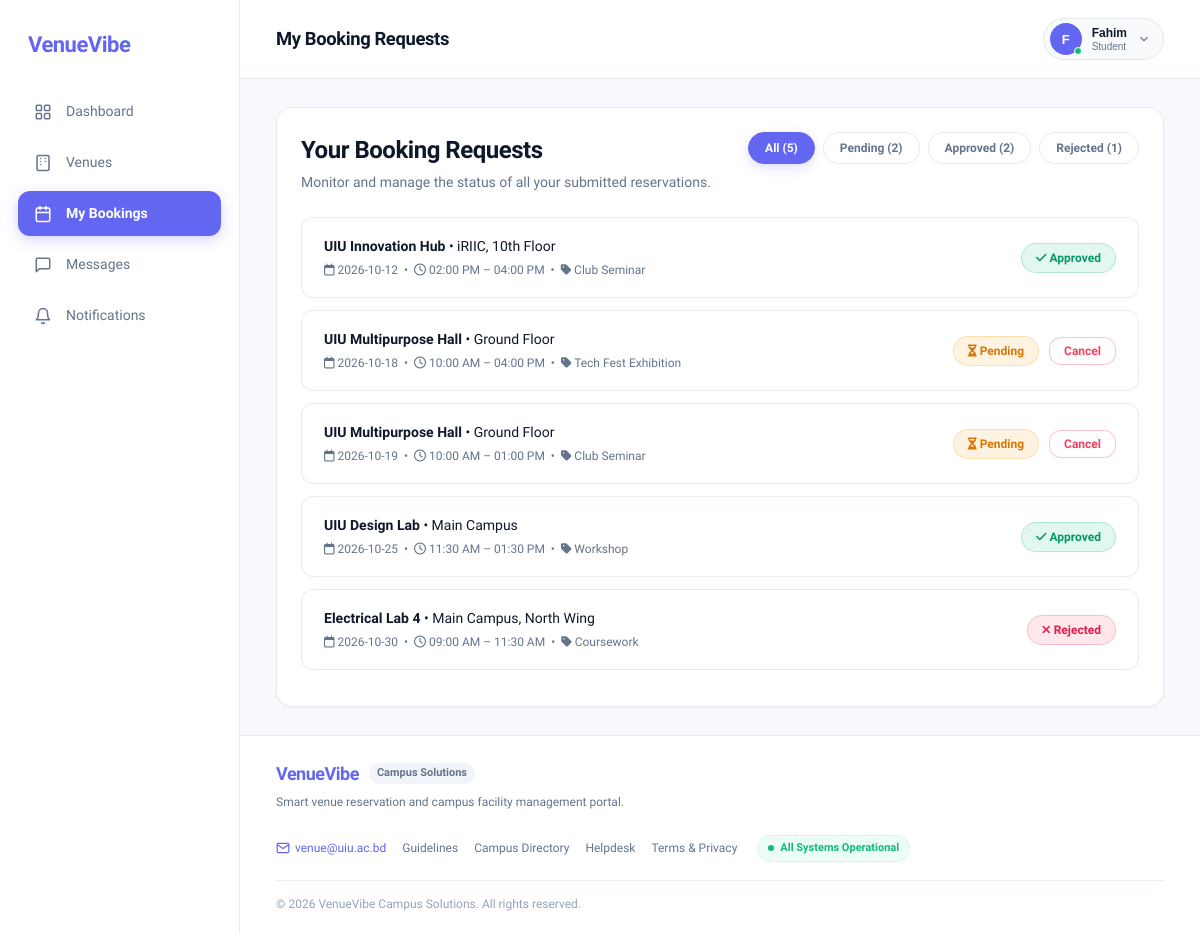
Screenshot of /requests.php with the database file from the repository.
### tables this page shows
CREATE TABLE requests (
    id INT AUTO_INCREMENT PRIMARY KEY,
    user_id INT NULL,
    venue_name VARCHAR(100) NOT NULL,
    venue_location VARCHAR(150) NOT NULL,
    booking_date DATE NOT NULL,
    booking_time VARCHAR(50) NOT NULL,
    purpose VARCHAR(100) NOT NULL,
    description TEXT,
    attachment VARCHAR(255) NULL,
    attendee_email VARCHAR(150) NULL,
    attendee_notified TINYINT(1) NOT NULL DEFAULT 0,
    status VARCHAR(20) NOT NULL DEFAULT 'Pending',
    created_at TIMESTAMP DEFAULT CURRENT_TIMESTAMP,
    INDEX idx_booking (venue_name, booking_date, booking_time)
);

### requests.php (the view, shortened to what this page needs)
<?php
require_once 'config.php';
$userName     = $_SESSION['full_name']  ?? 'Fahim';
$userRole     = $_SESSION['role']       ?? 'Student';
$avatarLetter = strtoupper(substr($userName, 0, 1));
$userId       = $_SESSION['user_id']    ?? 2;
$isAdmin      = !empty($_SESSION['is_admin']) || (isset($_SESSION['role']) && strtolower($_SESSION['role']) === 'admin');
$requests = [];
if ($pdo) {
    try {
        if ($isAdmin) {
            $stmt = $pdo->query("SELECT * FROM requests ORDER BY created_at DESC");
            $requests = $stmt->fetchAll();
        } else {
            $stmt = $pdo->prepare("SELECT * FROM requests WHERE user_id = ? OR user_id IS NULL ORDER BY created_at DESC");
            $stmt->execute([$userId]);
            $requests = $stmt->fetchAll();
        }
    } catch (Throwable $e) {
        $requests = [];
    }
}
$countPending  = 0;
$countApproved = 0;
$countRejected = 0;
foreach ($requests as $r) {
    if (($r['status'] ?? '') === 'Approved') $countApproved++;
    elseif (($r['status'] ?? '') === 'Rejected') $countRejected++;
    else $countPending++;
}
?>
<!DOCTYPE html>
<html lang="en">
<head>
  <link rel="stylesheet" href="requests.css?v=20261006">
  <link rel="stylesheet" href="https://cdnjs.cloudflare.com/ajax/libs/font-awesome/6.7.2/css/all.min.css">
</head>
<body>
  <div class="app-container">
    <aside class="sidebar">
      <div class="sidebar-top">
        <a href="venue-list.php" class="brand">
          <span class="brand-text">VenueVibe</span>
        </a>
        <nav class="sidebar-nav">
          <a href="user.php" class="nav-link">
            <svg class="nav-icon" viewBox="0 0 24 24">
              <rect x="3" y="3" width="7" height="7" rx="1.5"></rect>
              <rect x="14" y="3" width="7" height="7" rx="1.5"></rect>
              <rect x="3" y="14" width="7" height="7" rx="1.5"></rect>
              <rect x="14" y="14" width="7" height="7" rx="1.5"></rect>
            </svg>
            <span>Dashboard</span>
          </a>
          <a href="venue-list.php" class="nav-link">
            <span>Venues</span>
          </a>
          <a href="requests.php" class="nav-link active">
            <svg class="nav-icon" viewBox="0 0 24 24">
              <rect x="3" y="4" width="18" height="18" rx="2"></rect>
              <line x1="16" y1="2" x2="16" y2="6"></line>
              <line x1="8" y1="2" x2="8" y2="6"></line>
              <line x1="3" y1="10" x2="21" y2="10"></line>
            </svg>
            <span>My Bookings</span>
          </a>
          <a href="messages.php" class="nav-link" id="navMessages">
            <svg class="nav-icon" viewBox="0 0 24 24">
              <path d="M21 15a2 2 0 0 1-2 2H7l-4 4V5a2 2 0 0 1 2-2h14a2 2 0 0 1 2 2z"></path>
            </svg>
            <span>Messages</span>
          </a>
          <a href="notifications.php" class="nav-link" id="sidebarNotificationsLink">
            <svg class="nav-icon" viewBox="0 0 24 24">
              <path d="M18 8A6 6 0 0 0 6 8c0 7-3 9-3 9h18s-3-2-3-9"></path>
              <path d="M13.73 21a2 2 0 0 1-3.46 0"></path>
            </svg>
            <span>Notifications</span>
          </a>
        </nav>
      </div>
    </aside>
    <main class="main-wrapper">
      <header class="top-header">
        <div class="header-left">
          <h1 class="nav-page-title">My Booking Requests</h1>
        </div>
        <div class="header-right">
          <button class="user-capsule-btn" id="userBtn" title="Account settings & profile" type="button">
            <div class="avatar-wrapper">
              <div class="avatar-letter"><?= htmlspecialchars($avatarLetter) ?></div>
              <span class="online-indicator"></span>
            </div>
            <div class="user-capsule-text">
              <span class="capsule-name"><?= htmlspecialchars($userName) ?></span>
              <span class="capsule-role"><?= htmlspecialchars(ucfirst($userRole)) ?></span>
            </div>
            <svg class="capsule-chevron" viewBox="0 0 24 24">
              <polyline points="6 9 12 15 18 9"></polyline>
            </svg>
          </button>
        </div>
      </header>
      <div class="dashboard-content">
        <div class="panel">
          <div class="requests-header">
            <div>
              <h2>Your Booking Requests</h2>
              <div class="requests-subtext">Monitor and manage the status of all your submitted reservations.</div>
            </div>
            <div class="filter-tabs" id="filterTabs">
              <button type="button" class="filter-tab active" data-filter="all" onclick="filterRequests('all')">All (<?= count($requests) ?>)</button>
              <button type="button" class="filter-tab" data-filter="Pending" onclick="filterRequests('Pending')">Pending (<?= $countPending ?>)</button>
              <button type="button" class="filter-tab" data-filter="Approved" onclick="filterRequests('Approved')">Approved (<?= $countApproved ?>)</button>
              <button type="button" class="filter-tab" data-filter="Rejected" onclick="filterRequests('Rejected')">Rejected (<?= $countRejected ?>)</button>
            </div>
          </div>
          <div id="requestsList">
            <?php if (count($requests) === 0): ?>
              <div class="about-text">You have not submitted any booking requests yet. Browse venues to book your first space!</div>
            <?php else: ?>
              <?php foreach ($requests as $r): ?>
                <?php $status = $r['status'] ?: 'Pending'; ?>
                <div class="request-row" data-status="<?= htmlspecialchars($status) ?>">
                  <div>
                    <div class="request-venue">
                      <strong><?= htmlspecialchars($r['venue_name']) ?></strong> &bull; <?= htmlspecialchars($r['venue_location']) ?>
                    </div>
                    <div class="request-meta">
                      <i class="fa-regular fa-calendar"></i> <?= htmlspecialchars($r['booking_date']) ?>
                      &nbsp;&bull;&nbsp;
                      <i class="fa-regular fa-clock"></i> <?= htmlspecialchars($r['booking_time']) ?>
                      &nbsp;&bull;&nbsp;
                      <i class="fa-solid fa-tag"></i> <?= htmlspecialchars($r['purpose']) ?>
                    </div>
                  </div>
                  <div class="request-action">
                    <?php if ($status === 'Approved'): ?>
                      <span class="status-approved"><i class="fa-solid fa-check"></i> Approved</span>
                    <?php elseif ($status === 'Rejected'): ?>
                      <span class="status-rejected"><i class="fa-solid fa-xmark"></i> Rejected</span>
                    <?php else: ?>
                      <span class="status-pending"><i class="fa-solid fa-hourglass-half"></i> Pending</span>
                      <?php if ($isAdmin): ?>
                        <a href="requests.php?action=approve&id=<?= (int)$r['id'] ?>" class="btn-approve" style="background:#10b981;color:#fff;padding:6px 12px;border-radius:var(--radius-md);font-size:12px;text-decoration:none;font-weight:600;margin-left:8px;display:inline-flex;align-items:center;gap:4px;" title="Approve booking"><i class="fa-solid fa-check"></i> Approve</a>
                        <a href="requests.php?action=reject&id=<?= (int)$r['id'] ?>" class="btn-reject" style="background:#ef4444;color:#fff;padding:6px 12px;border-radius:var(--radius-md);font-size:12px;text-decoration:none;font-weight:600;margin-left:6px;display:inline-flex;align-items:center;gap:4px;" title="Reject booking"><i class="fa-solid fa-xmark"></i> Reject</a>
                      <?php else: ?>
                        <button type="button" class="row-cancel-btn" onclick="cancelRequest(<?= (int) $r['id'] ?>)">Cancel</button>
                      <?php endif; ?>
                    <?php endif; ?>
                  </div>
                </div>
              <?php endforeach; ?>
            <?php endif; ?>
          </div>
        </div>
      </div>
      <footer class="app-footer">
        <div class="footer-simple-content">
          <div class="footer-left">
            <div class="footer-brand-title">
              <span class="brand-text">VenueVibe</span>
              <span class="footer-pill-tag">Campus Solutions</span>
            </div>
            <p class="footer-simple-desc">Smart venue reservation and campus facility management portal.</p>
          </div>
          <div class="footer-right">
            <nav class="footer-simple-links">
              <a href="mailto:venue@uiu.ac.bd" class="footer-email-link" title="Contact Email" style="display: inline-flex; align-items: center; gap: 5px; color: var(--primary, #6366f1); font-weight: 500;">
                <svg width="14" height="14" viewBox="0 0 24 24" fill="none" stroke="currentColor" stroke-width="2"><path d="M4 4h16c1.1 0 2 .9 2 2v12c0 1.1-.9 2-2 2H4c-1.1 0-2-.9-2-2V6c0-1.1.9-2 2-2z"></path><polyline points="22,6 12,13 2,6"></polyline></svg>
                <span>venue@uiu.ac.bd</span>
              </a>
              <a href="#">Guidelines</a>
              <a href="#">Campus Directory</a>
              <a href="#">Helpdesk</a>
              <a href="#">Terms & Privacy</a>
            </nav>
            <div class="status-indicator-pill">
              <span class="live-dot"></span>
              <span>All Systems Operational</span>
            </div>
          </div>
        </div>
        <div class="footer-bottom-bar">
          <p>© <span id="year">2026</span> VenueVibe Campus Solutions. All rights reserved.</p>
        </div>
      </footer>
    </main>
  </div>
</body>
</html>

### rows the page displays
requests: venue_name "UIU Innovation Hub", venue_location "iRIIC, 10th Floor", booking_date "2026-10-12", booking_time "02:00 PM – 04:00 PM", purpose "Club Seminar", status "Approved" (drawn)
requests: venue_name "UIU Multipurpose Hall", venue_location "Ground Floor", booking_date "2026-10-18", booking_time "10:00 AM – 04:00 PM", purpose "Tech Fest Exhibition"
requests: venue_name "UIU Multipurpose Hall", venue_location "Ground Floor", booking_date "2026-10-19", booking_time "10:00 AM – 01:00 PM", purpose "Club Seminar"
requests: venue_name "UIU Design Lab", venue_location "Main Campus", booking_date "2026-10-25", booking_time "11:30 AM – 01:30 PM", purpose "Workshop", status "Approved" (drawn)
requests: venue_name "Electrical Lab 4", venue_location "Main Campus, North Wing", booking_date "2026-10-30", booking_time "09:00 AM – 11:30 AM", purpose "Coursework", status "Rejected" (drawn)

### other values shown
$avatarLetter "F"
$userName "Fahim"
$userRole "Student"
count($requests) "5"
$countPending "2"
$countApproved "2"
$countRejected "1"
